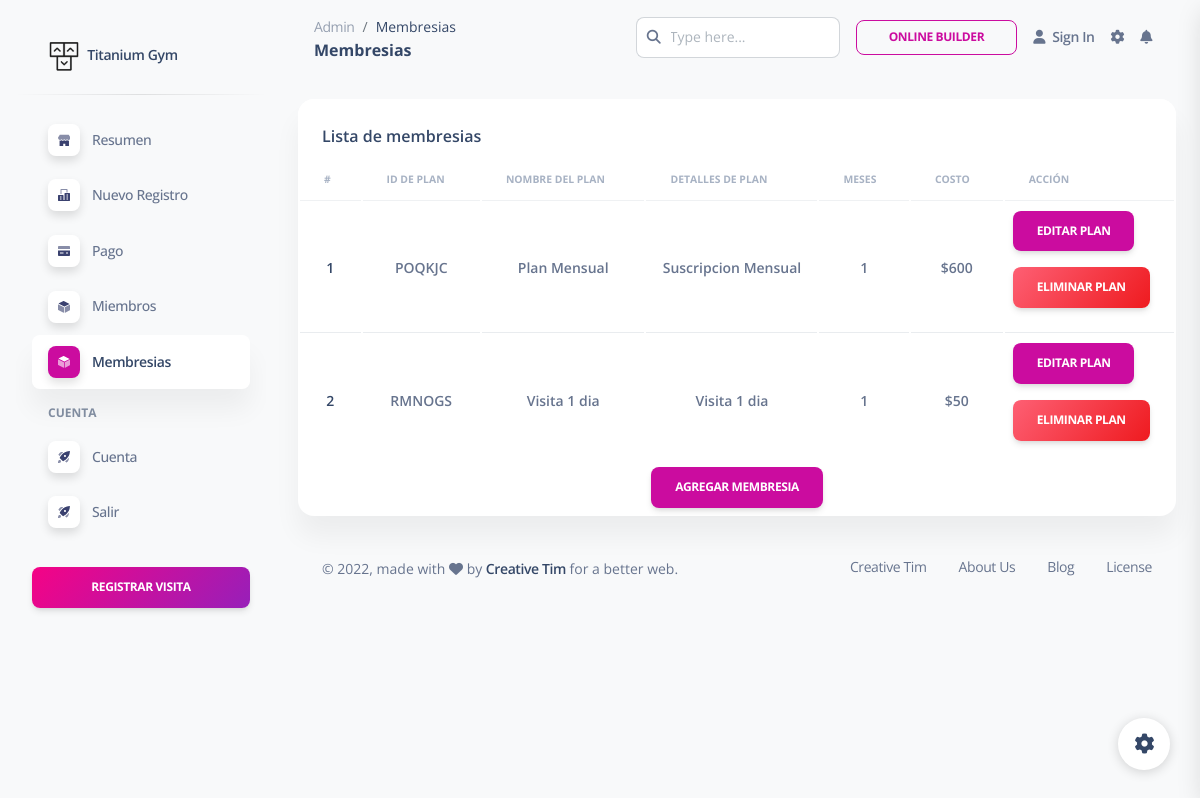
The page /dashboard/admin/view_plan.php (signed in) on the database as committed earlier.
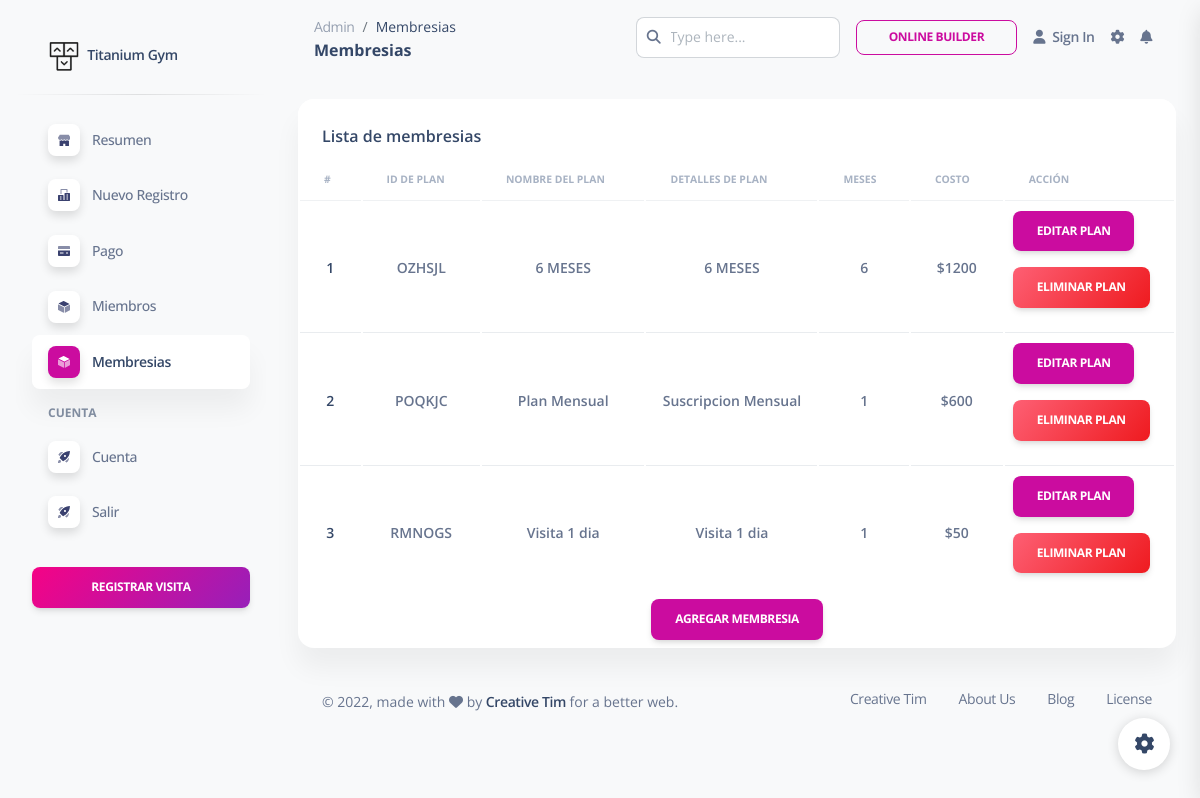
The same page on the database as committed later.
### tables this page shows
CREATE TABLE `plan` (
  `pid` varchar(8) NOT NULL,
  `planName` varchar(20) NOT NULL,
  `description` varchar(200) NOT NULL,
  `validity` varchar(20) NOT NULL,
  `amount` int(10) NOT NULL,
  `active` varchar(255) DEFAULT NULL,
  `planType` varchar(2) NOT NULL
);

### dashboard/admin/view_plan.php (the view, shortened to what this page needs)
<?php
require '../../include/db_conn.php';
?>
<!DOCTYPE html>
<html lang="es">
<head>
  <link href="../assets/css/nucleo-icons.css" rel="stylesheet" />
  <link href="../assets/css/nucleo-svg.css" rel="stylesheet" />
  <link href="../assets/css/nucleo-svg.css" rel="stylesheet" />
  <link id="pagestyle" href="../assets/css/soft-ui-dashboard.css?v=1.0.6" rel="stylesheet" />
</head>
<body class="g-sidenav-show  bg-gray-100">
  <?php $active = 'memberships'; include 'components/menu.php'; ?>
  <main class="main-content position-relative max-height-vh-100 h-100 border-radius-lg ">
    <?php $titlePage = 'Membresias'; include 'components/navbar.php'; ?>
    <div class="container-fluid py-4">
      <div class="row">
        <div class="col-12">
          <div class="card mb-4">
            <div class="card-header pb-0">
              <h6>Lista de membresias</h6>
            </div>
            <div class="card-body px-0 pt-0 pb-2">
              <div class="table-responsive p-0">
                <table class="table align-items-center justify-content-center mb-0">
					<thead>
						<tr>
							<th class="text-uppercase text-secondary text-xxs font-weight-bolder opacity-7">#</th>
							<th class="text-uppercase text-secondary text-xxs font-weight-bolder opacity-7">ID de Plan</th>
							<th class="text-uppercase text-secondary text-xxs font-weight-bolder opacity-7">Nombre del Plan</th>
							<th class="text-uppercase text-secondary text-xxs font-weight-bolder opacity-7">Detalles de Plan</th>
							<th class="text-uppercase text-secondary text-xxs font-weight-bolder opacity-7">Meses</th>
							<th class="text-uppercase text-secondary text-xxs font-weight-bolder opacity-7">Costo</th>
							<th class="text-uppercase text-secondary text-xxs font-weight-bolder opacity-7">Acción</th>
						</tr>
					</thead>
					<tbody>
						<?php
							$query  = "select * from plan where active='yes' ORDER BY amount DESC";
							$result = mysqli_query($con, $query);
							$sno    = 1;
							if (mysqli_affected_rows($con) != 0) {
								while ($row = mysqli_fetch_array($result, MYSQLI_ASSOC)) {
									$msgid = $row['pid'];
									echo "<tr><td><div class='my-auto'><h6 class='mb-0 text-sm text-center'>" . $sno . "</h6></div></td>";
									echo "<td><p class='text-sm font-weight-bold mb-0 text-center'>" . $row['pid'] . "</p></td>";
									echo "<td><p class='text-sm font-weight-bold mb-0 text-center'>" . $row['planName'] . "</p></td>";
									echo "<td><p class='text-sm font-weight-bold mb-0 text-center'>" . $row['description'] . "</p></td>";
									echo "<td><p class='text-sm font-weight-bold mb-0 text-center'>" . $row['validity'] . "</p></td>";
									echo "<td><p class='text-sm font-weight-bold mb-0 text-center'>$" . $row['amount'] . "</p></td>";
									$sno++;
									echo '<td><a href=edit_plan.php?id="'.$row['pid'].'"><input type="button" class="btn btn-primary" id="boxxe"  value="Editar Plan" ></a><form action="del_plan.php" method="post" onSubmit="return ConfirmDelete();"><input type="hidden" name="name" value="' . $msgid .'"/><input type="submit" id="button1" value="Eliminar Plan" class="btn bg-gradient-danger"/></form></td></tr>';
								}
							}
						?>
					</tbody>
				</table>
              </div>
			   <a href="new_plan.php">
			  	<button type="button" class="btn btn-primary center text-center d-block m-auto">Agregar Membresia</button>
				</a>
            </div>
          </div>
        </div>
      </div>
      <footer class="footer pt-3  ">
        <div class="container-fluid">
          <div class="row align-items-center justify-content-lg-between">
            <div class="col-lg-6 mb-lg-0 mb-4">
              <div class="copyright text-center text-sm text-muted text-lg-start">
                © ,
                made with <i class="fa fa-heart"></i> by
                <a href="https://www.creative-tim.com" class="font-weight-bold" target="_blank">Creative Tim</a>
                for a better web.
              </div>
            </div>
            <div class="col-lg-6">
              <ul class="nav nav-footer justify-content-center justify-content-lg-end">
                <li class="nav-item">
                  <a href="https://www.creative-tim.com" class="nav-link text-muted" target="_blank">Creative Tim</a>
                </li>
                <li class="nav-item">
                  <a href="https://www.creative-tim.com/presentation" class="nav-link text-muted" target="_blank">About Us</a>
                </li>
                <li class="nav-item">
                  <a href="https://www.creative-tim.com/blog" class="nav-link text-muted" target="_blank">Blog</a>
                </li>
                <li class="nav-item">
                  <a href="https://www.creative-tim.com/license" class="nav-link pe-0 text-muted" target="_blank">License</a>
                </li>
              </ul>
            </div>
          </div>
        </div>
      </footer>
    </div>
  </main>
  <div class="fixed-plugin">
    <a class="fixed-plugin-button text-dark position-fixed px-3 py-2">
      <i class="fa fa-cog py-2"> </i>
    </a>
  </div>
</body>
</html>

### dashboard/admin/components/menu.php (shortened to what this page needs)
<aside class="sidenav navbar navbar-vertical navbar-expand-xs border-0 border-radius-xl my-3 fixed-start ms-3 "
		id="sidenav-main">
		<div class="sidenav-header">
			<a class="navbar-brand m-0" href=" https://demos.creative-tim.com/soft-ui-dashboard/pages/dashboard.html "
				target="_blank">
				<img src="../assets/img/logo-ct-dark.png" class="navbar-brand-img h-100" alt="main_logo">
				<span class="ms-1 font-weight-bold"><?php echo $_ENV["PAGE_NAME"] ?></span>
			</a>
		</div>
		<hr class="horizontal dark mt-0">
		<div class="collapse navbar-collapse  w-auto " id="sidenav-collapse-main">
			<ul class="navbar-nav">
				<li class="nav-item">
					<a class="nav-link  <?php echo ($active == 'dashboard') ? "active"  : ""; ?>" href="./index.php">
						<div
							class="icon icon-shape icon-sm shadow border-radius-md bg-white text-center me-2 d-flex align-items-center justify-content-center">
						</div>
						<span class="nav-link-text ms-1">Resumen</span>
					</a>
				</li>
				<li class="nav-item">
					<a class="nav-link  <?php echo ($active == 'new') ? "active"  : ""; ?>" href="./new_entry.php">
						<div
							class="icon icon-shape icon-sm shadow border-radius-md bg-white text-center me-2 d-flex align-items-center justify-content-center">
						</div>
						<span class="nav-link-text ms-1">Nuevo Registro</span>
					</a>
				</li>
				<li class="nav-item">
					<a class="nav-link  <?php echo ($active == 'payment') ? "active"  : ""; ?>" href="./payments.php">
						<div
							class="icon icon-shape icon-sm shadow border-radius-md bg-white text-center me-2 d-flex align-items-center justify-content-center">
						</div>
						<span class="nav-link-text ms-1">Pago</span>
					</a>
				</li>
				<li class="nav-item">
					<a class="nav-link  <?php echo ($active == 'members') ? "active"  : ""; ?>" href="./table_view.php">
						<div
							class="icon icon-shape icon-sm shadow border-radius-md bg-white text-center me-2 d-flex align-items-center justify-content-center">
						</div>
						<span class="nav-link-text ms-1">Miembros</span>
					</a>
				</li>
				<li class="nav-item">
					<a class="nav-link  <?php echo ($active == 'memberships') ? "active"  : ""; ?>" href="./view_plan.php">
						<div
							class="icon icon-shape icon-sm shadow border-radius-md bg-white text-center me-2 d-flex align-items-center justify-content-center">
						</div>
						<span class="nav-link-text ms-1">Membresias</span>
					</a>
				</li>
				<li class="nav-item mt-3">
					<h6 class="ps-4 ms-2 text-uppercase text-xs font-weight-bolder opacity-6">Cuenta</h6>
				</li>
                <li class="nav-item">
					<a class="nav-link  " href="more-userprofile.php">
						<div
							class="icon icon-shape icon-sm shadow border-radius-md bg-white text-center me-2 d-flex align-items-center justify-content-center">
						</div>
						<span class="nav-link-text ms-1">Cuenta</span>
					</a>
				</li>
				<li class="nav-item">
					<a class="nav-link  " href="logout.php">
						<div
							class="icon icon-shape icon-sm shadow border-radius-md bg-white text-center me-2 d-flex align-items-center justify-content-center">
						</div>
						<span class="nav-link-text ms-1">Salir</span>
					</a>
				</li>
			</ul>
		</div>
		<div class="sidenav-footer mx-3 ">
			<button data-bs-toggle="modal" data-bs-target="#modalRegisterVisit" class="btn bg-gradient-primary mt-3 w-100">Registrar Visita</button>
		</div>
	</aside>

### dashboard/admin/components/navbar.php (shortened to what this page needs)
<nav class="navbar navbar-main navbar-expand-lg px-0 mx-4 shadow-none border-radius-xl" id="navbarBlur" navbar-scroll="true">
      <div class="container-fluid py-1 px-3">
        <nav aria-label="breadcrumb">
          <ol class="breadcrumb bg-transparent mb-0 pb-0 pt-1 px-0 me-sm-6 me-5">
            <li class="breadcrumb-item text-sm"><a class="opacity-5 text-dark" href="javascript:;">Admin</a></li>
            <li class="breadcrumb-item text-sm text-dark active" aria-current="page"><?php echo  $titlePage; ?></li>
          </ol>
          <h6 class="font-weight-bolder mb-0"><?php echo  $titlePage; ?></h6>
        </nav>
        <div class="collapse navbar-collapse mt-sm-0 mt-2 me-md-0 me-sm-4" id="navbar">
          <div class="ms-md-auto pe-md-3 d-flex align-items-center">
            <div class="input-group">
              <span class="input-group-text text-body"><i class="fas fa-search" aria-hidden="true"></i></span>
              <input type="text" class="form-control" placeholder="Type here...">
            </div>
          </div>
          <ul class="navbar-nav  justify-content-end">
            <li class="nav-item d-flex align-items-center">
              <a class="btn btn-outline-primary btn-sm mb-0 me-3" target="_blank" href="https://www.creative-tim.com/builder/soft-ui?ref=navbar-dashboard">Online Builder</a>
            </li>
            <li class="nav-item d-flex align-items-center">
              <a href="javascript:;" class="nav-link text-body font-weight-bold px-0">
                <i class="fa fa-user me-sm-1"></i>
                <span class="d-sm-inline d-none">Sign In</span>
              </a>
            </li>
            <li class="nav-item px-3 d-flex align-items-center">
              <a href="javascript:;" class="nav-link text-body p-0">
                <i class="fa fa-cog fixed-plugin-button-nav cursor-pointer"></i>
              </a>
            </li>
            <li class="nav-item dropdown pe-2 d-flex align-items-center">
              <a href="javascript:;" class="nav-link text-body p-0" id="dropdownMenuButton" data-bs-toggle="dropdown" aria-expanded="false">
                <i class="fa fa-bell cursor-pointer"></i>
              </a>
            </li>
          </ul>
        </div>
      </div>
    </nav>

### dashboard/assets/css/nucleo-svg.css (style rules this page uses)
.icon { display: inline-block; color: #111111; height: 1em; width: 1em; }
.icon-sm { height: 0.8em; width: 0.8em; }
.icon { fill: currentColor; stroke: none; }

Rows that differ between the two databases and show on the page:
added plan: pid "OZHSJL", planName "6 MESES", description "6 MESES", validity "6", amount "1200"
